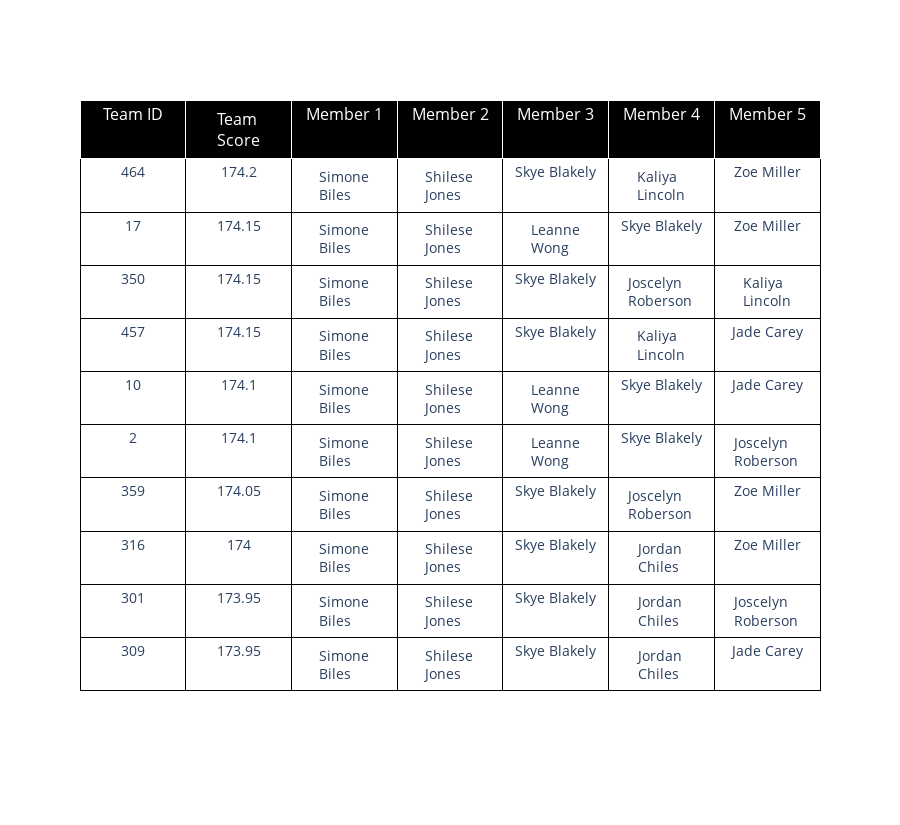

The code cell stored with this chart in its notebook:
### Markdown cell above
### Day 2: Top Scoring Teams

### Code cell
day2_scores, day2_teams, day2_removed_teams = import_counting_scores('Day 2')
day2_top_team_ids = team_scores_bar_chart(day2_scores, 'Day 2')
plt.show()
build_top_team_table(day2_top_team_ids, day2_removed_teams, day2_teams, 'Day 2')

### Figure 1 — Plotly figure (JSON) as saved in the notebook; plotly's stock layout.template omitted (floating-point values rounded to 4 significant figures)
{"data": [{"cells": {"fill": {"color": "white"}, "font": {"size": 14}, "height": 30, "line": {"color": "black"}, "values": [[464, 17, 350, 457, 10, 2, 359, 316, 301, 309], [174.2, 174.2, 174.2, 174.2, 174.1, 174.1, 174.1, 174, 173.9, 173.9], ["Simone Biles", "Simone Biles", "Simone Biles", "Simone Biles", "Simone Biles", "Simone Biles", "Simone Biles", "Simone Biles", "Simone Biles", "Simone Biles"], ["Shilese Jones", "Shilese Jones", "Shilese Jones", "Shilese Jones", "Shilese Jones", "Shilese Jones", "Shilese Jones", "Shilese Jones", "Shilese Jones", "Shilese Jones"], ["Skye Blakely", "Leanne Wong", "Skye Blakely", "Skye Blakely", "Leanne Wong", "Leanne Wong", "Skye Blakely", "Skye Blakely", "Skye Blakely", "Skye Blakely"], ["Kaliya Lincoln", "Skye Blakely", "Joscelyn Roberson", "Kaliya Lincoln", "Skye Blakely", "Skye Blakely", "Joscelyn Roberson", "Jordan Chiles", "Jordan Chiles", "Jordan Chiles"], ["Zoe Miller", "Zoe Miller", "Kaliya Lincoln", "Jade Carey", "Jade Carey", "Joscelyn Roberson", "Zoe Miller", "Zoe Miller", "Joscelyn Roberson", "Jade Carey"]]}, "header": {"fill": {"color": "black"}, "font": {"color": "white", "size": 16}, "height": 40, "line": {"color": "white"}, "values": ["Team ID", "Team Score", "Member 1", "Member 2", "Member 3", "Member 4", "Member 5"]}, "type": "table"}], "layout": {"annotations": [{"align": "left", "font": {"size": 14}, "showarrow": false, "text": "", "x": 0, "xanchor": "left", "y": 0, "yanchor": "bottom"}], "height": 825}}
